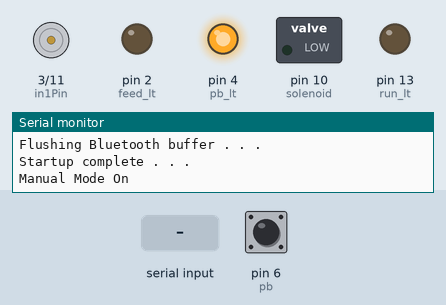
A sketch run on a simulated Arduino Uno, built with avr-gcc and run on an emulated ATmega328P. On the bench: motor-driver pin pairs drawn as motors (green arrow = first pin HIGH = forward, orange = second pin HIGH = backward, longer = more drive, scaled by the enable pin), switched loads named in the sketch (green lamp = pin HIGH), output pins drawn as LEDs (lit = HIGH), the last lines printed to the serial monitor. Dashed ring = blinking. The inputs (shaded band) are chosen by the test bench; at power-on: pin 6 (pb) HIGH.

Above: at 2.4 s.
2.5 s: pin 6 (pb) pulled LOW for 0.15 s
At 3.3 s:
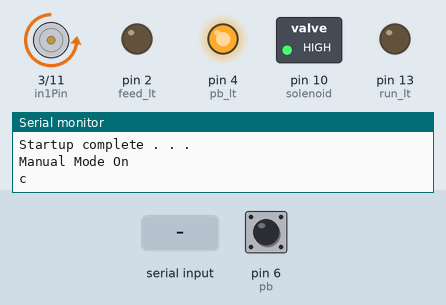
5.6 s: "A\n" received over Serial
At 7.0 s:
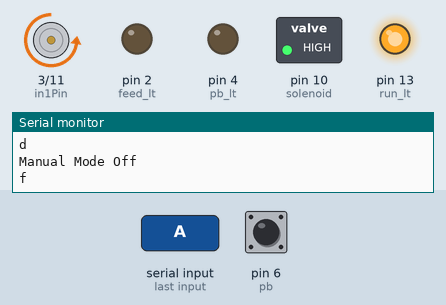
8.6 s: "B\n" received over the second serial link
At 9.4 s:
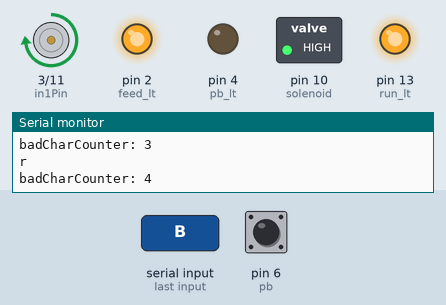
11.6 s: "D\n" received over the second serial link
At 13.2 s:
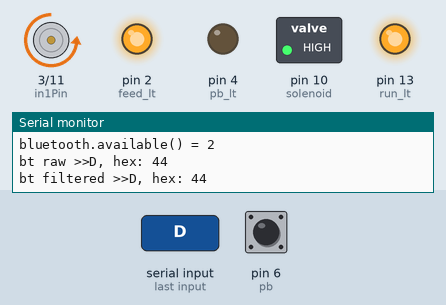
14.6 s: "D\n" received over Serial
At 15.4 s:
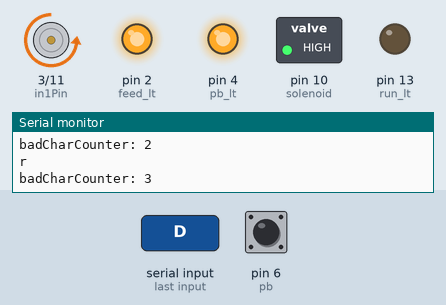
17.6 s: "B\n" received over Serial
At 21.5 s:
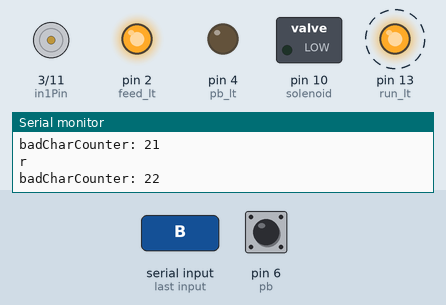
Timing chart, 0 to 50.3 s (numbered marks = the images above; inputs shaded):
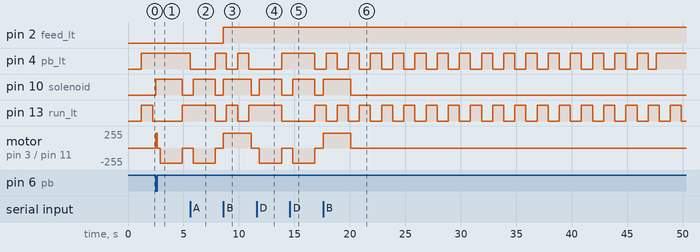

Measured:
- after the input at 2.5 s, pin 10 (solenoid): LOW → HIGH at once, → LOW 2.4 s later; motor on pin 3 (in1Pin) / pin 11 (in2Pin): stopped → forward 225/255 at once, → stopped 0.15 s later, → backward 225/255 0.25 s later, → stopped 2.0 s later
- after the input at 5.6 s, pin 4 (pb_lt): HIGH → LOW at once, → HIGH 2.3 s later; pin 10 (solenoid): LOW → HIGH after 0.27 s, → LOW 2.0 s later; motor on pin 3 (in1Pin) / pin 11 (in2Pin): stopped → backward 225/255 after 0.27 s, → stopped 2.0 s later
- after the input at 8.6 s, pin 2 (feed_lt): LOW → HIGH at once; pin 10 (solenoid): LOW → HIGH at once, → LOW 2.5 s later; motor on pin 3 (in1Pin) / pin 11 (in2Pin): stopped → forward 225/255 at once, → stopped 2.5 s later
- after the input at 11.6 s, pin 10 (solenoid): LOW → HIGH after 0.25 s, → LOW 2.0 s later; motor on pin 3 (in1Pin) / pin 11 (in2Pin): stopped → backward 225/255 after 0.25 s, → stopped 2.0 s later
- after the input at 14.6 s, pin 10 (solenoid): LOW → HIGH after 0.25 s, → LOW 2.0 s later; motor on pin 3 (in1Pin) / pin 11 (in2Pin): stopped → backward 225/255 after 0.25 s, → stopped 2.0 s later
- after the input at 17.6 s, pin 10 (solenoid): LOW → HIGH at once, → LOW 2.5 s later; motor on pin 3 (in1Pin) / pin 11 (in2Pin): stopped → forward 225/255 at once, → stopped 2.5 s later
- by itself, pin 13 (run_lt): alternates HIGH for 1.0 s and LOW for 1.0 s

The sketch:

Acuisee_eP_V1_6.ino
```cpp
// AcuiSee -eP  PRIMATE ENRICHMENT DEVICE
// COMMENTS
// **************************************************************
// date        who  ver	what
// ----------------------------------------------------------------------------------------------------
// 07/13/2016   rjw 1.0 original coding
// 09/17/2016   rjw 1.1 limited pumpon time
// 09/17/2016   rjw 1.2 add a return "a" and "b"
// 09/19/2016   rjw 1.3 fixed not setting pumpOn flag to false when pump turned off
// 11/03/2016   rjw 1.4 integrate L293DD board
// 12/01/2016   rjw 1.5 added prime pb in manual mode, turn light on in manual mode
// 12/05/2016   rjw 1.6 cleaned up manual mode extensively, formatted, and made timers variable
// ----------------------------------------------------------------------------------------------------


#define Version    1.60
const int          pumpRevTime =     2000;  // time to reverse pump to pull fluid away from sipper tube in milliseconds
const int          pumpOnLimit =     pumpRevTime + 500; // longer than reverse time
const unsigned int ManualModeLimit = 30000;  // time where no chars received b4 going into manual in milliseconds


// ----------------------------------------------------------------------------------------------------
// FROM TABLET         FROM ARDUINO
// Command Description Response  Description     Note
// --------------------------------------------------------------------
// A       OFF All     a         All off         Pump, LED
// B       ON All      b         All on          Pump, LED
// C       ON Pump     c         Pump on
// D       OFF Pump    d         Pump off
// E       ON LED      e         LED on
// F       OFF LED     f         LED off
// R                   r         RESEND last command
// S       Status Req
// Y       PING        y         PING            Arduino to tablet
// Z       NOOP        z         NOOP            Tablet to Arduino
// ----------------------------------------------------------------------------------------------------

#include <SoftwareSerial.h>
#define bluetoothRx    9  // RX-I
#define bluetoothTx    8  // TX-O
#define run_lt         13
#define feed_lt        2
#define pb_lt          4
#define pb             6
#define enablePin      5 // Uno and similar boards, pins 5 and 6 have a frequency of approximately 980 Hz
#define in1Pin         3
#define in2Pin         11
#define solenoid       10


// Bluetooth instantiation
SoftwareSerial bluetooth(bluetoothTx, bluetoothRx);

// Variable definition and initiation

int           PumpSpeed         = 0;
boolean       reverse           = false;
const int     BlinkTime         = 1000;
long          previousMillis    = 0;            // will store last time run LED was updated
long          interval          = BlinkTime;    // interval at which to blink (milliseconds)
int           divisor           = 1;            // easy way to change the blink rate of LED
unsigned long currentMillis     = millis();

int           badCharCounter    = 0 ;         // bluetooth bad char counter
boolean       badCharFlag       = false ;
unsigned long badCharTimer      = millis();
long          badCharTimerLimit = 250  ;      // 1/4 sec
char          inChar            = -1;         // Where to store the character read

boolean       pumpOn       = false ;
unsigned long pumpOnMillis = millis();

boolean       ManualMode  = true;             // start up in manual mode
unsigned long ManualTimer = millis();         // preload manual mode timer check


/* **************************************************************************** */

void setup()
{
  // IO
  pinMode(run_lt,   OUTPUT);
  pinMode(feed_lt,  OUTPUT);
  pinMode(enablePin, OUTPUT);
  pinMode(in1Pin,   OUTPUT);
  pinMode(in2Pin,   OUTPUT);
  pinMode(solenoid, OUTPUT);
  pinMode(pb_lt,    OUTPUT);
  pinMode(pb,       INPUT_PULLUP);

  // Serial Start
  Serial.begin(115200);     // Start serial port at specified baud rate
  Serial.print(F("\n\n  AcuiSee-eP Version: "));  Serial.println(Version);
  Serial.println(F("-------------------------------"));
  Serial.println(F("Serial started . . . "));
  delay(500);

  //  BlueTooth Start
  Serial.println(F("Bluetooth start . . . "));
  bluetooth.begin(115200);         // The Bluetooth module defaults to 115200bps
  bluetooth.print("$");            // Print three times individually to enter command mode
  bluetooth.print("$");
  bluetooth.print("$");
  delay(100);                      // Short delay, wait for the BT module to send back CMD
  bluetooth.println("U,9600,N");   // Change the baudrate to 9600, no parity - more reliable
  delay(100);
  bluetooth.begin(9600);           // Start bluetooth serial at 9600
  Serial.println(F("Bluetooth started . . . "));
  Serial.println(F("Flushing Bluetooth buffer . . . "));
  delay(500);
  while (bluetooth.available() > 0) inChar = bluetooth.read();  // Flush the bluetooth buffer
  Serial.println(F("Startup complete . . . "));

  // Misc startup
  ManualModeOn();                  // start system in manual mode to allow pump priming
  digitalWrite(run_lt,  LOW);
  digitalWrite(feed_lt, LOW);

} // setup

//  STAT() ///////////////////////////////////////////////
void STAT() {
  if ((pumpOn == LOW) && (digitalRead(feed_lt) == LOW)) {
    Serial.write("a"); bluetooth.print("a");
  }
  if ((pumpOn) && (digitalRead(feed_lt) == HIGH)) {
    Serial.write("b"); bluetooth.print("b");
  }

  if (pumpOn == LOW) {
    Serial.write("d"); bluetooth.print("d");
  } else {
    Serial.write("c");
    bluetooth.print("c");
  }

  if (digitalRead(feed_lt) == LOW) {
    Serial.write("f"); bluetooth.print("f");
  } else {
    Serial.write("e");
    bluetooth.print("e");
  }
  Serial.write("\n"); bluetooth.print("\n");
} // STAT()
//  STAT() ///////////////////////////////////////////////

// processCommand()   ////////////////////////////////////////////
char processCommand(char c1) {
  switch (c1) {
    case 'A':
      Feed_LtOff();
      PumpOffReverse();
      Serial.write("a\n");
      bluetooth.print("a\n");
      return 0;
      break;

    case 'B':
      PumpOnFWD();
      Feed_LtOn();
      Serial.write("b\n");
      bluetooth.print("b\n");
      return 0;
      break;

    case 'C':
      PumpOnFWD();
      return 0;
      break;

    case 'D':
      PumpOffReverse();
      return 0;
      break;

    case 'E':
      Feed_LtOn();
      return 0;
      break;

    case 'F':
      Feed_LtOff();
      return 0;
      break;

    case 'S':
      STAT();
      return 0;
      break;

    case'Z':
      Serial.write("z\n");  bluetooth.print("z\n"); // NO-OP
      delay(50);
      return 0;
      break;

    default:
      return 1;

  } // of switch
} // end of processCommand()
// processCommand()   ////////////////////////////////////////////


// readSerialPort()   ////////////////////////////////////////////
char readSerialPort(void) {
  // Don't read unless you know there is data
  while (Serial.available() > 0) {
    if (ManualMode) ManualModeOff();    // whenever we get a character reset manual mode
    ManualTimer = millis();             // need to reset timer with every char received
    inChar = Serial.read();
    if ((inChar >= 65) && (inChar <= 90)) {     // ascii A through Z
      processCommand(inChar);
    } // of if inchar
  } // of While
} // of function readSerialPort
// readSerialPort()   ////////////////////////////////////////////

// readBlueTooth()  Bluetooth  ////////////////////////////////////////////
char readBlueTooth(void) {

  while (bluetooth.available() > 0) {
    if (ManualMode) ManualModeOff();  // whenever we get a bt character reset manual mode
    ManualTimer = millis();             // need to reset timer with every char received
    Serial.print("bluetooth.available() = ");  //debug
    Serial.println(bluetooth.available());    //debug

    inChar = bluetooth.read();  // Read a character
    Serial.print("bt raw >>");
    Serial.print(inChar);
    Serial.print(", hex: ");
    Serial.println(inChar, HEX);   // prints value as string in hexadecimal (base 16):

    if ((inChar >= 65) && (inChar <= 90)) {     // ascii A through Z
      // if we make it here, it is a good character that passed the filter tests
      Serial.print("bt filtered >>");
      Serial.print(inChar);
      Serial.print(", hex: ");
      Serial.println(inChar, HEX);            // prints value as string in hexadecimal (base 16):
      processCommand(inChar);                 // process the command
      badCharCounter = 0;
      badCharFlag = false;
    } else {

      // if we make it here, character failed the filter test, enable retries
      while (bluetooth.available() > 0) inChar = bluetooth.read();  // Flush the buffer
      delay(5);                                                     // Delay a slight amount
      badCharCounter++;                                            // track bad character info
      badCharFlag = true;                                         // set the flag indicating bad character received
      badCharTimer = millis() ;                                  // reset the retry timer
      Serial.write("r\n");                                      // send a retry character
      bluetooth.print("r\n");                                  // send a retry character
      Serial.print("badCharCounter: ");
      Serial.println(badCharCounter);
    } // of if inchar
  } // of While
} // of function readBlueTooth
// readBlueTooth()  Bluetooth  ////////////////////////////////////////////

// Feed_LtOn  ///////////////////////////////////////////////////////////
void Feed_LtOn(void) {
  digitalWrite(feed_lt, HIGH);
  Serial.write("e\n"); bluetooth.print("e\n");
} //Feed_LtOn
// Feed_LtOn  ///////////////////////////////////////////////////////////

// FeedLightOff ///////////////////////////////////////////////////////////
void Feed_LtOff(void) {
  digitalWrite(feed_lt, LOW);
  Serial.write("f\n"); bluetooth.print("f\n");
} //FeedLtOff
// FeedLightOff ///////////////////////////////////////////////////////////

// setMotor Pump Speed and direction //////////////////////////////////////////
void setMotor(int PumpSpeed, boolean reverse)
{
  digitalWrite(solenoid, HIGH);
  digitalWrite(in1Pin, ! reverse);
  digitalWrite(in2Pin, reverse);
  analogWrite(enablePin, PumpSpeed); // Uno and similar boards, pins 5 and 6 have a frequency of approximately 980 Hz
}
// setMotor spped and direction //////////////////////////////////////////

// PumpOnFWD ///////////////////////////////////////////////////////////
void PumpOnFWD(void) {
  reverse = false;
  PumpSpeed = 225;  // was 200
  setMotor(PumpSpeed, reverse);
  pumpOnMillis = millis();
  pumpOn = true;
  Serial.write("c\n"); bluetooth.print("c\n");
} //PumpOnFWD

// PumpOnREV ///////////////////////////////////////////////////////////
void PumpOnREV(void) {
  reverse = true;
  PumpSpeed = 225;  // was 200
  setMotor(PumpSpeed, reverse);
  pumpOnMillis = millis();
  pumpOn = true;
  Serial.write("c\n"); bluetooth.print("c\n");
} //PumpOnFWD


// PumpOffReverse ///////////////////////////////////////////////////////////
// Stops and reverses pump to pull liquid from feed line and sipper tube
void PumpOffReverse(void) {
  // first stop, delay then run the pump in reverse to relieve sipper pressure
  analogWrite(enablePin, 0);
  delay(250);
  reverse = true;
  PumpSpeed   = 225;  // was 200
  setMotor(PumpSpeed, reverse);
  delay(pumpRevTime);

  // second turn off the pump totally
  analogWrite(enablePin, 0);
  digitalWrite(in1Pin, 0);
  digitalWrite(in2Pin, 0);
  digitalWrite(solenoid, 0);
  pumpOn = false;
  Serial.write("d\n"); bluetooth.print("d\n");
} //PumpOffReverse
// PumpOffReverse ///////////////////////////////////////////////////////////

// PumpStop ///////////////////////////////////////////////////////////
// Stops the pump, no reversal
void PumpStop(void) {
  // second turn off the pump totally
  analogWrite(enablePin, 0);
  digitalWrite(in1Pin, 0);
  digitalWrite(in2Pin, 0);
  digitalWrite(solenoid, 0);
  pumpOn = false;
  Serial.write("d\n"); bluetooth.print("d\n");
} //PumpStop
// PumpStop ///////////////////////////////////////////////////////////


// ManualModeOff /////////////////////////////////////////////////
void ManualModeOff(void) {
  ManualTimer = millis();
  ManualMode = false;
  digitalWrite(pb_lt, LOW);
  Serial.println("Manual Mode Off");
  delay(20); // need short delay to millis if statement can solve properly
}
// ManualModeOff /////////////////////////////////////////////////

// ManualModeOn  /////////////////////////////////////////////////
void ManualModeOn(void) {
  //ManualTimer = millis();
  ManualMode = true;
  digitalWrite(pb_lt, HIGH);
  Serial.println("Manual Mode On");
  delay(10); // need short delay to millis if statement can solve properly
}
// ManualModeOn  /////////////////////////////////////////////////


// loop()   ------- LOOP ------- LOOP ------- LOOP ------- LOOP ------- LOOP ------- LOOP ------- LOOP ------- LOOP
void loop()
{
  // Read and process any commands that have arrived
  if (Serial.available() > 0) { readSerialPort(); } // serial port
  if (bluetooth.available() > 0) { readBlueTooth(); } // bluetooth port

  // execute a BT character retry if necessary
  if (((millis() - badCharTimer) > badCharTimerLimit) && (badCharFlag == true)) {
    // send out the next retry request
    bluetooth.print("r\n");                                      // send a retry character
    badCharCounter++;
    badCharTimer = millis() ;
    Serial.write("r\n");
    Serial.print("badCharCounter: ");
    Serial.println(badCharCounter);
  }

  // Check for manual mode
  if ((millis() - ManualTimer)  > ManualModeLimit) {
    if (!(ManualMode)) {
      Serial.println("Going to Manual Mode");
      ManualModeOn();
    } // necessary to make a one-shot otherwise println will execute each loop
  }

  // if we are in manual mode check for PB actuation
  if (ManualMode) {
    if ((digitalRead(pb) == LOW) and !(pumpOn))  {
      PumpOnFWD();
    }
    if ((digitalRead(pb) == HIGH) and (pumpOn)) {
      PumpOffReverse();
    }
  }

  // If pump is turned on for more than pumpOnLimit, turn it off
  if ((pumpOn) and !(ManualMode)) {
    if (millis() - pumpOnMillis > pumpOnLimit) {
      PumpStop(); // TURN THE PUMP OFF
      Serial.write("due to timeout\n");
    }
  }

  // Blink Blink Blink Blink Blink Blink Blink Blink Blink Blink
  currentMillis = millis();
  if (currentMillis - previousMillis > interval / divisor) {
    // save the last time you blinked the LED
    previousMillis = currentMillis;
    digitalWrite(run_lt,  !digitalRead(run_lt)); // change state of run light

    if (!(ManualMode)) { digitalWrite(pb_lt, !digitalRead(pb_lt)); }
  }

} // loop()
// loop()   ------- LOOP ------- LOOP ------- LOOP ------- LOOP ------- LOOP ------- LOOP ------- LOOP ------- LOOP
```
